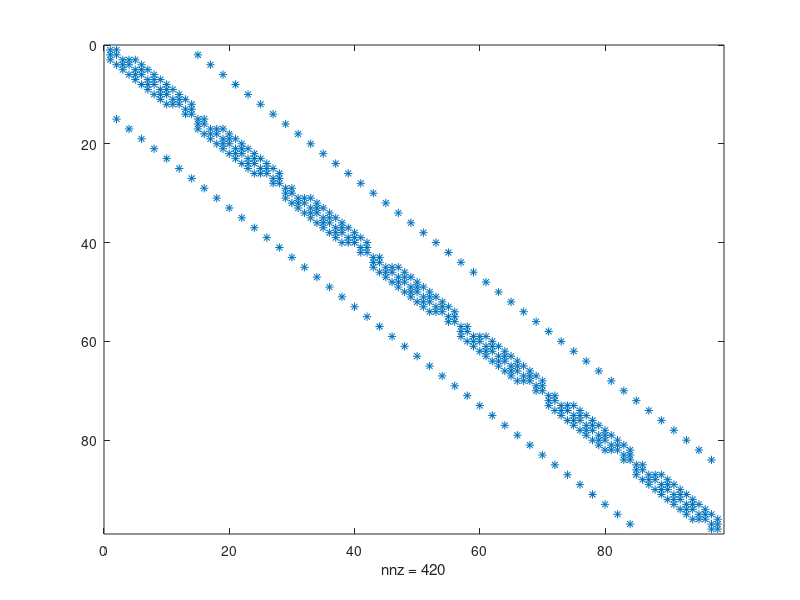

Write the MATLAB code that produced this figure. (Note: this script raises an error after producing the figure.)
clear all;
close all;

p.NumBowties = 49;
% p.NumBowties = 25;
% number of rows
p.row = 7;
% p.row = 5;
% number of columns 
p.col = p.NumBowties/p.row;

p.REmitter = 1; % 1 ohm 
p.RCollector = 1; % 1 ohm 
%p.Area = 0.0001; % need to actually get a reasonable estimate  
p.Area = 5e-18; % 5 nm^2
%p.Beta = 0.9; % enhancement factor 
p.Beta = 25; % enhancement factor 
p.Distance = 10; % 10 nm
p.workFunction = 5.1; % work function of gold 
p.CemitterCollector = 2; % nano farad
% p.Cparasitic = 0.05; % 0.1 nano farad
p.Cparasitic = 0.3; % 0.1 nano farad
% p.Radius = 1; % 1 nm?
p.Radius = 10; % 1 nm
p.taby = csvread('rspa20140811supp3.csv');    

% p.Ccoupling = 0.03;
p.Ccoupling = 0.28; %increase coupling
p.CcouplingV = 0.28; %increase coupling
p.jnano = 1;

% Stamp C and invert; stamp G
C = zeros(2*p.NumBowties);
G = zeros(2*p.NumBowties); % this is for the linear part. Non-linear part is stamped in eval_f 
for i = 1:2*p.NumBowties
    C(i,i) = p.CemitterCollector+p.Cparasitic;
    if mod(i,2) == 1
        C(i,i+1)= C(i,i+1)-p.CemitterCollector;
        G(i,i) = G(i,i) -1./(p.REmitter);
        if  i> 2*p.row
            C(i,i) = C(i,i) + p.Ccoupling ;
            C(i,i-2*p.row+1) = C(i,i-2*p.row+1) - p.Ccoupling;
        end 
        if mod(i-1,p.row*2)~=0 && mod(i+1,p.row*2)
            C(i,i) = C(i,i) + 2*p.CcouplingV ;
            C(i,i-2) = C(i,i-2) -p.CcouplingV;
            C(i,i+2) = C(i,i+2) -p.CcouplingV;
        end
    else
        C(i,i-1)= -p.CemitterCollector;
        G(i,i) = -1./(p.RCollector);
        if i<= 2*p.row*(p.col-1)
            G(i,i) = G(i,i) + p.Ccoupling;
            C(i,i+2*p.row-1) = C(i,i+2*p.row-1) - p.Ccoupling;
        end
        if mod(i-2,p.row*2)~=0 && mod(i,p.row*2)~=0
            C(i,i) = C(i,i) + 2*p.CcouplingV ;
            C(i,i-2) = C(i,i-2) -p.CcouplingV;
            C(i,i+2) = C(i,i+2) -p.CcouplingV;
        end
    end
end
figure;
spy(C)
p.invC = inv(C);
p.CG = p.invC*G;

p.v1 = 5;
p.v2 = 0;
period =1.5;
% amplitude = 0.5;
amplitude = 10; % amplify effect of incident current
u = [p.v1; p.v2];
unitb = [1, 0, 0, 0; 0, 1, 0, 0];
b = repmat(unitb,p.NumBowties,1); % bias always on

% turn on centre bowtie
b(p.NumBowties, 3) = 1;
b(round(p.NumBowties)+1, 4) = 1;

% % neighbours get half
% b(p.NumBowties-2, 3) = 0.5;
% b(round(p.NumBowties)+1-2, 4) = 0.5;
% b(p.NumBowties+2, 3) = 0.5;
% b(round(p.NumBowties)+1+2, 4) = 0.5;
% b(p.NumBowties-p.row*2, 3) = 0.5;
% b(round(p.NumBowties)+1-p.row*2, 4) = 0.5;
% b(p.NumBowties-p.row*2-2, 3) = 0.25;
% b(round(p.NumBowties)+1-p.row*2-2, 4) = 0.25;
% b(p.NumBowties-p.row*2+2, 3) = 0.25;
% b(round(p.NumBowties)+1-p.row*2+2, 4) = 0.25;
% b(p.NumBowties+p.row*2, 3) = 0.5;
% b(round(p.NumBowties)+1+p.row*2, 4) = 0.5;
% b(p.NumBowties+p.row*2-2, 3) = 0.25;
% b(round(p.NumBowties)+1+p.row*2-2, 4) = 0.25;
% b(p.NumBowties+p.row*2+2, 3) = 0.25;
% b(round(p.NumBowties)+1+p.row*2+2, 4) = 0.25;

x0 = zeros(2*p.NumBowties, 1);
tic;
t_stop = 40;
t_start = 0;
timestep = 0.05;
tvec_normal = t_start:timestep:t_stop;
tc = 25; % centre of pulse
fwhm = 5; % in ns
sigma = fwhm/2.35;
gauss = exp(-(tvec_normal-tc).^2/(sqrt(2*pi)*sigma));
U = [repmat(u,1,length(tvec_normal)); 
    amplitude*cos(2*pi*tvec_normal/period).* gauss; 
    amplitude/2*cos(2*pi*tvec_normal/period +0.03).* gauss];

X_normal = ForwardEuler_t(@eval_f3,x0,p,U,b,tvec_normal);
%X = TrapMethod(x0,p,U,b,@fjbowtie, tvec);
time_euler = toc

tic
figure;
for n = 400:1:600
    VisualizeNetwork(X_normal(:,n),p,U(:,n))
end
time_visual = toc

figure;
subplot(2, 1, 1)
plot(tvec_normal, X_normal(p.NumBowties, :), tvec_normal, X_normal(p.NumBowties+1, :), 'linewidth', 1.2)

subplot(2, 1, 2)
plot(tvec_normal, X_normal(1, :), tvec_normal, X_normal(2, :), 'linewidth', 1.2)
hold on


